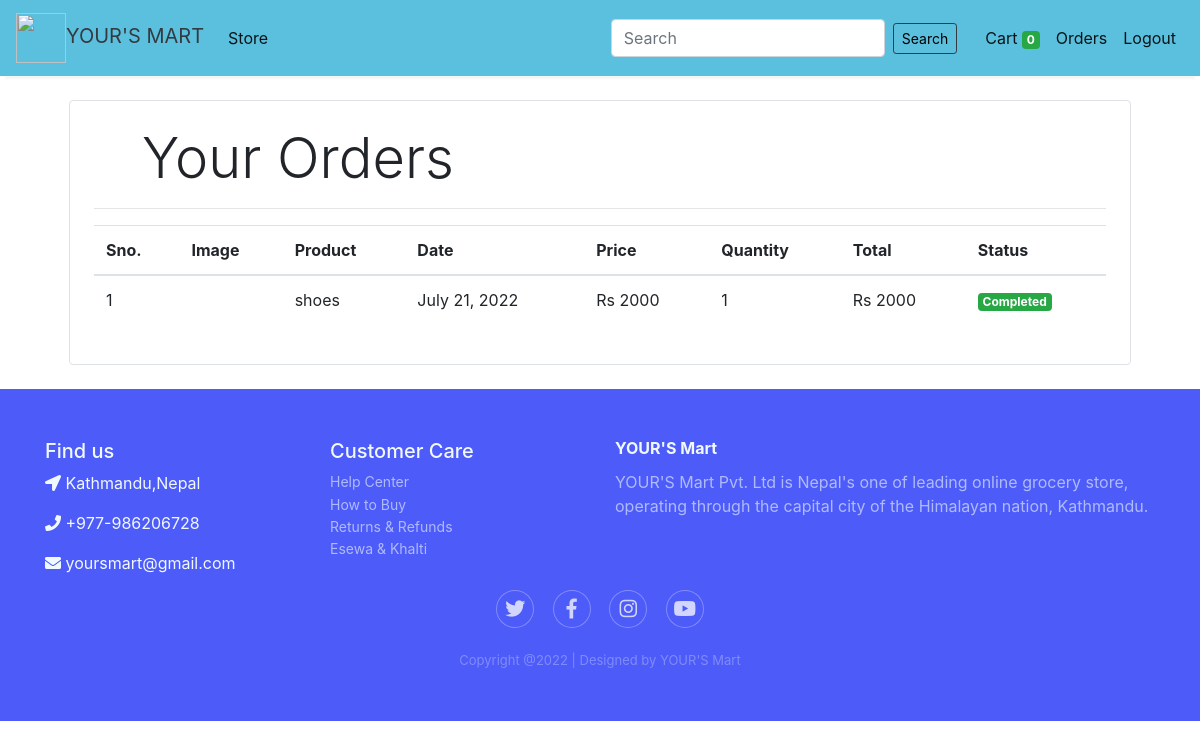
Screenshot of /orders (signed in) with the database file from the repository.
### store/models.py (models this page shows, shortened)
class Order(models.Model):
    product = models.ForeignKey(Products,
                                on_delete=models.CASCADE)
    customer = models.ForeignKey(Customer,
                                 on_delete=models.CASCADE)
    quantity = models.IntegerField(default=1)
    price = models.IntegerField()
    address = models.CharField (max_length=50, default='', blank=True)
    phone = models.CharField (max_length=50, default='', blank=True)
    date = models.DateField (default=datetime.datetime.today)
    status = models.BooleanField (default=False)
    @staticmethod
    def get_orders_by_customer(customer_id):
        return Order.objects.filter(customer=customer_id).order_by('-date')

class Products(models.Model):
    name = models.CharField(max_length=60)
    price= models.IntegerField(default=0)
    category= models.ForeignKey(Category,on_delete=models.CASCADE,default=1 )
    description= models.CharField(max_length=250, default='', blank=True, null= True)
    image= models.ImageField()

### store/auth.py (the view)
    def middleware(request):
        print(request.session.get('customer'))
        returnUrl = request.META['PATH_INFO']
        print(request.META['PATH_INFO'])
        if not request.session.get('customer'):
           return redirect(f'login?return_url={returnUrl}')
        response = get_response(request)
        return response

### store/auth.py (called while the page is built)
def auth_middleware(get_response):
    def middleware(request):
        print(request.session.get('customer'))
        returnUrl = request.META['PATH_INFO']
        print(request.META['PATH_INFO'])
        if not request.session.get('customer'):
           return redirect(f'login?return_url={returnUrl}')
        response = get_response(request)
        return response
    return middleware

### store/templatetags/custom_filter.py (called while the page is built)
@register.filter(name='currency')
def currency(number):
    return "Rs "+str(number)

@register.filter(name='multiply')
def multiply(number , number1):
    return number * number1

### store/views.py (called while the page is built)
	def get(self , request ):
		customer = request.session.get('customer')
		orders = Order.get_orders_by_customer(customer)
		print(orders)
		return render(request , 'store/orders.html'  , {'orders' : orders})

### templates/store/orders.html
{% extends 'store/base.html' %}
{% block content %}
{% load cart %}
{% load custom_filter %}
<div class="container">
   <div class="border rounded p-4 m-4">
        <p class="display-4 pl-4 ml-4">Your Orders</p>
        <hr>
        <table class="table">
            <thead>
                <tr>
                    <th>Sno.</th>
                    <th>Image</th>
                    <th>Product</th>
                    <th>Date</th>
                    <th>Price</th>
                    <th>Quantity</th>
                    <th>Total</th>
                    <th>Status</th>
                </tr>
            </thead>
            <tbody>
                {% for order in orders %}
                <tr>
                    <td>{{forloop.counter}}</td>
                    <td><img style="height: 80px;" class="rounded-circle" src="{{order.product.image.url}}" alt=""></td>
                    <td>{{order.product.name}}</td>
                    <td>{{order.date}}</td>
                    <td>{{order.price|currency}}</td>
                    <td>{{order.quantity}}</td>
                    <td>{{order.quantity|multiply:order.price|currency}}</td>
                    {% if order.status %}
                    <td><small class="badge badge-success">Completed</small></td>
                    {%else%}
                    <td><small class="badge badge-warning">Pending</small></td>
                    {% endif %}
                </tr>
                {% endfor %}
            </tbody>
        </table>
   </div>
</div>
{% endblock %}

### rows the page displays
Order: product.name "shoes", date "July 21, 2022", price "Rs 2000", quantity "1", quantity|multiply "Rs 2000", status "Completed"

### other values shown
{{ request.session.cart.keys|length }} "0"
